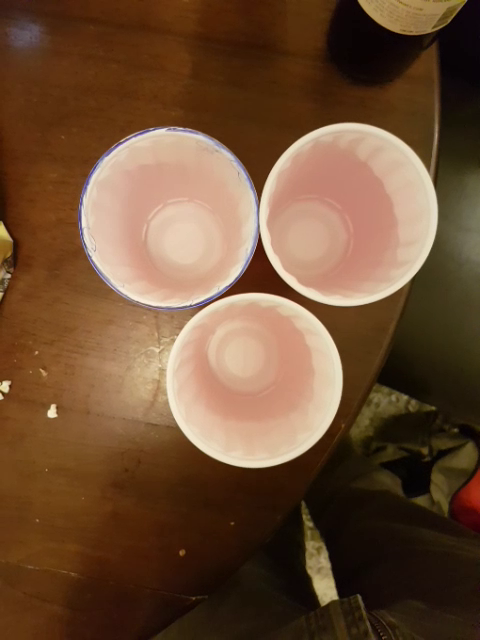
#> input picture frame 21 of ball_score.mp4, 480 x 640 px
$ python circle_detection.py
#> lines starting #> are read from the running program, lines starting #| are printed output that depends on the picture; after the words box and inside, x2 and y2 are one past the last pixel; in counts of white or black regions, pixels touching at a corner belong together
__author__ = 'Matt Cordoba'
import cv2
import numpy as np
import sys

#cap = cv2.VideoCapture(0) #webcam
cap = cv2.VideoCapture('ball_score.mp4')

while (True):
    image = cap.read()[1]
#> image is the input picture: shape (640, 480, 3); mean B, G, R 52.9, 78.6, 110
    output = image.copy()
    gray = cv2.cvtColor(image, cv2.COLOR_BGR2GRAY)
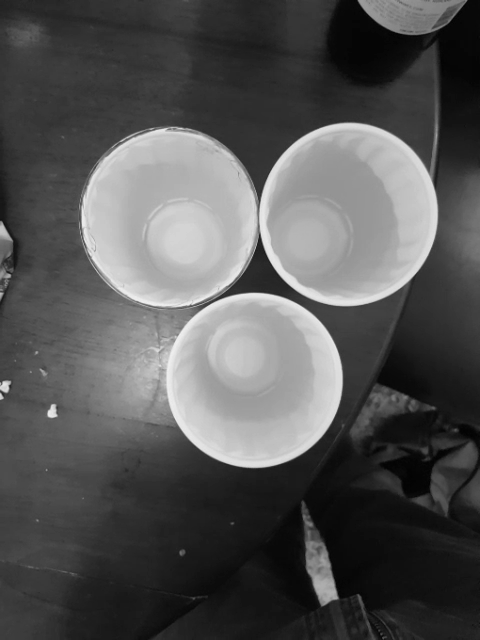
#> gray: shape (640, 480); min 2, max 242, mean 85

    # detect circles in the image
    circles = cv2.HoughCircles(gray, cv2.HOUGH_GRADIENT, 1.2, 75)
#> circles = [[253.8, 379.8, 87.84], [167.4, 215.4, 90], [348.6, 210.6, 87.6]]

    # ensure at least some circles were found
    if circles is not None:
        # convert the (x, y) coordinates and radius of the circles to integers
        circles = np.round(circles[0, :]).astype("int")
#> circles = [[254, 380, 88], [167, 215, 90], [349, 211, 88]]

        # loop over the (x, y) coordinates and radius of the circles
        for (x, y, r) in circles:
            # draw the circle in the output image, then draw a rectangle
            # corresponding to the center of the circle
            cv2.circle(output, (x, y), r, (0, 255, 0), 4)
            cv2.rectangle(output, (x - 5, y - 5), (x + 5, y + 5), (0, 128, 255), -1)
#> this loop made 3 passes
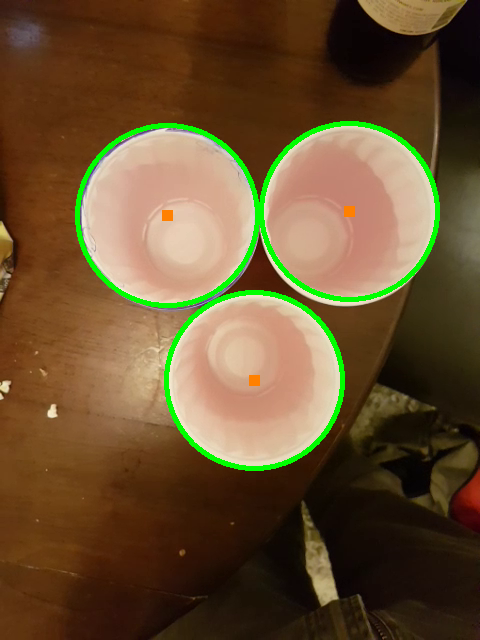
#> output: shape (640, 480, 3); 2.89% of pixels changed, all inside (x1, y1, x2, y2) = (75, 121, 440, 471)

    # show the output image
    cv2.imshow("output", np.hstack([image, output]))
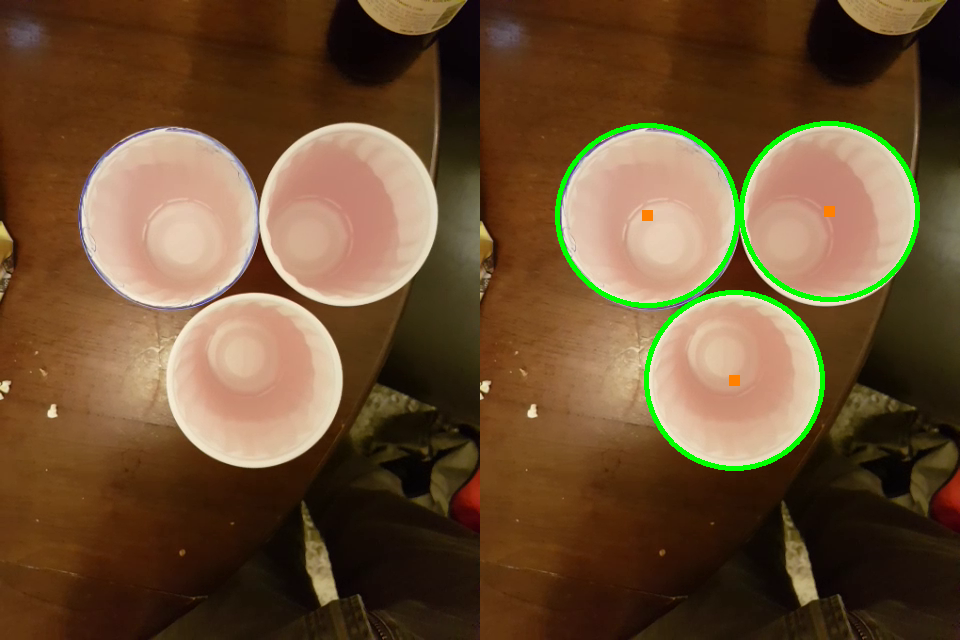
#> window 'output': shape (640, 960, 3); mean B, G, R 51.1, 80, 107.6
    key = cv2.waitKey(1) & 0xFF
#> (key q is pressed here)

    # if the 'q' key is pressed, stop the loop
    if key == ord("q"):
        break

$ run again, starting later in the video
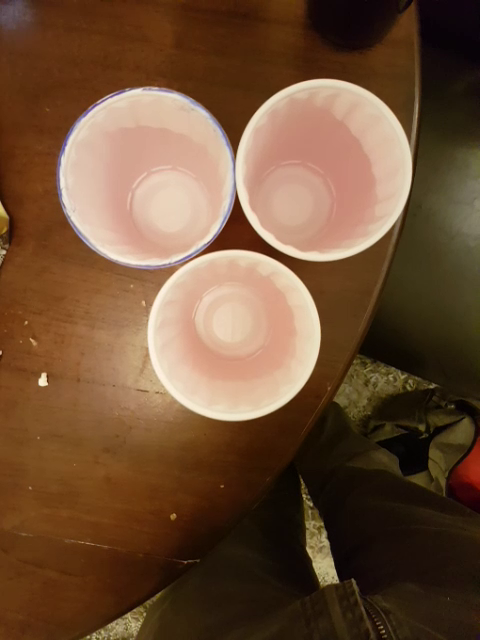
#> input picture frame 95 of ball_score.mp4, 480 x 640 px
#> image is the input picture: shape (640, 480, 3); mean B, G, R 54.7, 80, 111.1
#> `gray = cv2.cvtColor(image, cv2.COLOR_BGR2GRAY)`:
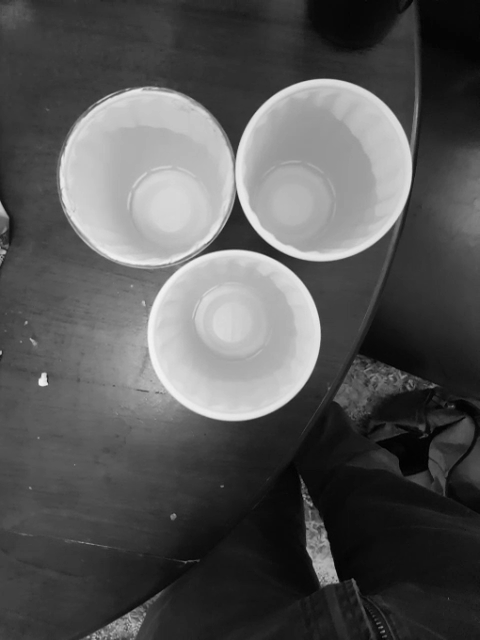
#> gray: shape (640, 480); min 1, max 244, mean 86.4
#> `circles = cv2.HoughCircles(gray, cv2.HOUGH_GRADIENT, 1.2, 75)`: circles = [[233.4, 334.2, 86.4], [323.4, 166.2, 87.84], [148.2, 181.8, 86.88]]
#> `circles = np.round(circles[0, :]).astype("int")`: circles = [[233, 334, 86], [323, 166, 88], [148, 182, 87]]
#> the loop `for (x, y, r) in circles:` made 3 passes
#> `cv2.imshow("output", np.hstack([image, output]))`:
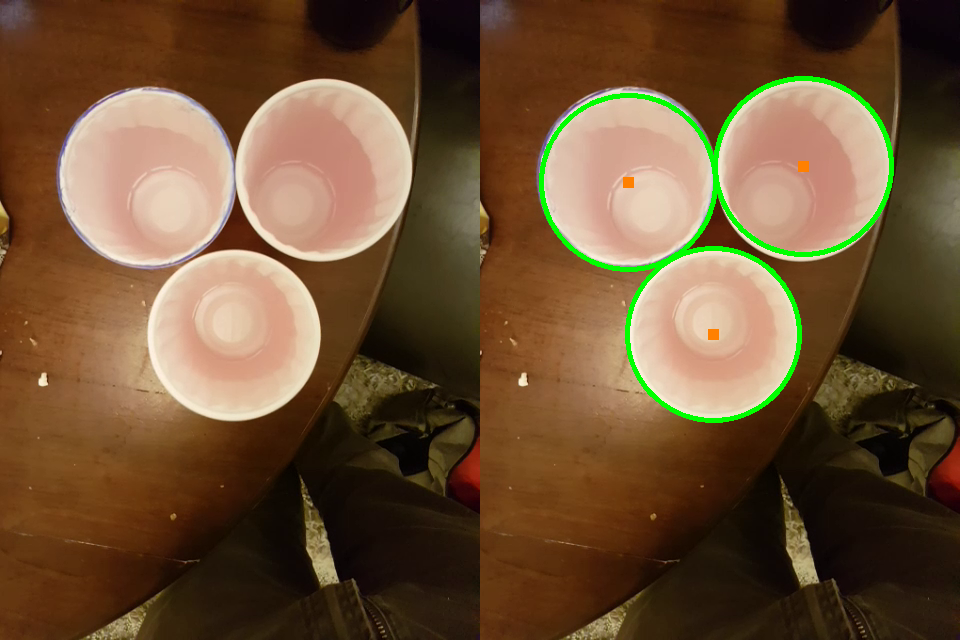
#> window 'output': shape (640, 960, 3); mean B, G, R 52.7, 81.2, 108.8

$ run again, starting later in the video
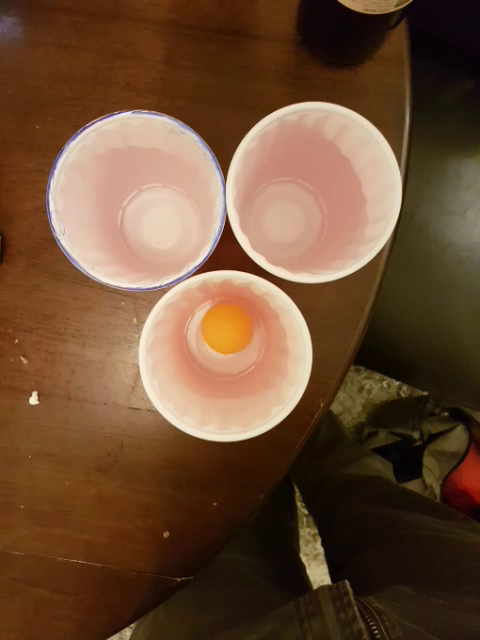
#> input picture frame 170 of ball_score.mp4, 480 x 640 px
#> image is the input picture: shape (640, 480, 3); mean B, G, R 52, 76.8, 108.3
#> `gray = cv2.cvtColor(image, cv2.COLOR_BGR2GRAY)`:
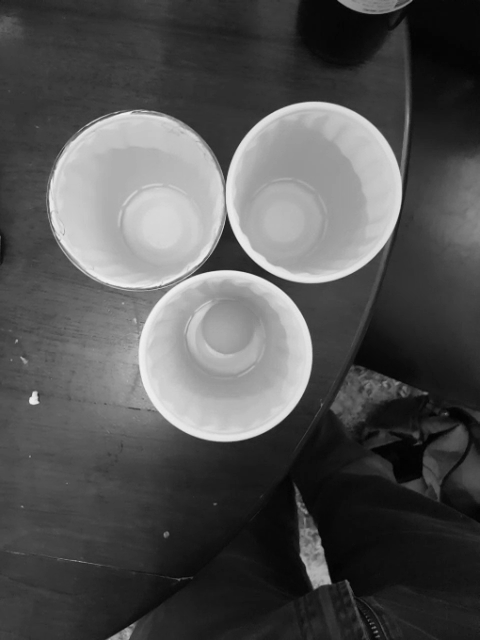
#> gray: shape (640, 480); min 1, max 242, mean 83.4
#> `circles = cv2.HoughCircles(gray, cv2.HOUGH_GRADIENT, 1.2, 75)`: circles = [[136.2, 199.8, 87.24], [310.2, 191.4, 90.72], [223.8, 357, 85.92]]
#> `circles = np.round(circles[0, :]).astype("int")`: circles = [[136, 200, 87], [310, 191, 91], [224, 357, 86]]
#> the loop `for (x, y, r) in circles:` made 3 passes
#> `cv2.imshow("output", np.hstack([image, output]))`:
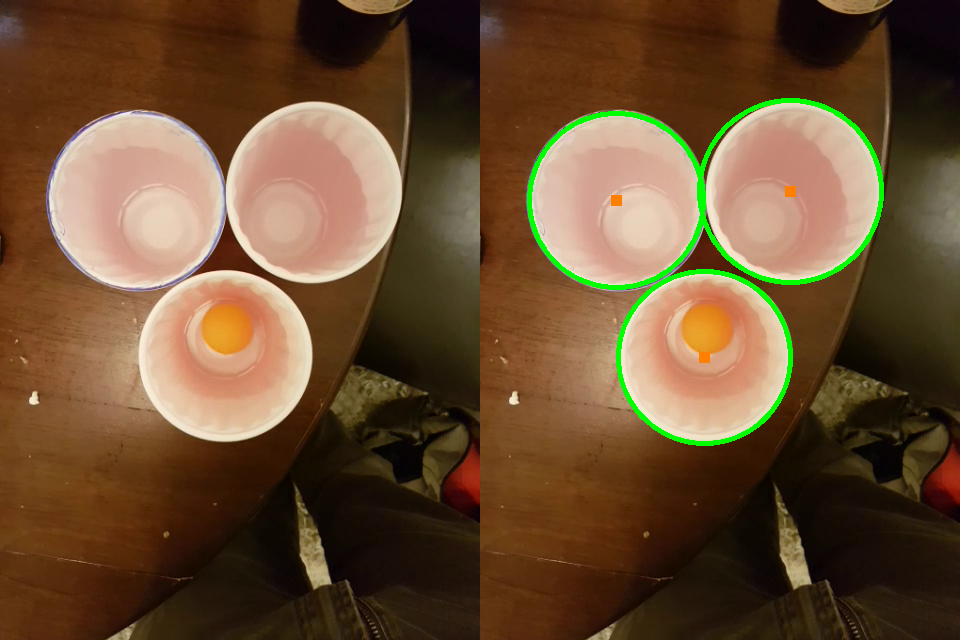
#> window 'output': shape (640, 960, 3); mean B, G, R 50.1, 78.1, 106.1
